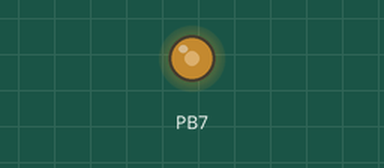
Recording of a program running on a simulated ATmega32U4, built with avr-gcc and emulated at 16 MHz. On the bench: output pins drawn as LEDs (lit = HIGH). At 0.0 s the program stops and its outputs stay as they are.

Above: at 0.1 s.
Timing chart, 0 to 1.5 s (numbered marks = the images above):
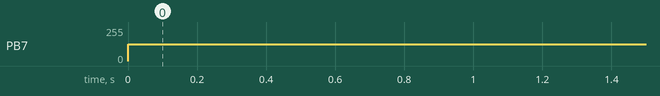

Measured:
- by itself, PB7: 0/255 → 125/255 at 0.00 s

The program:

Robo32U4.c
```c
/*
 * Robo32U4.c
 *
 * Created: 19/03/2013 21:50:43
 *  Author: oriol
 */


#define F_CPU 16000000
#include <avr/io.h>
#include <util/delay.h>

void InitPWM()
{
	TCCR0B = 1 << CS00; //Enable counter with no prescaling
	//Set 8-bit fast PWM mode
	TCCR0A|=(1<<WGM00)|(1<<WGM01)|(1<<CS00)|(1<<COM0A1);

	//Initialize port D as output
	DDRB|=(1 << PB7);
}

void SetPWMOutput(uint8_t duty)
{
	OCR0A=duty;
}


int main(void)
{
	uint8_t brightness=125;

	//Initialize PWM Channel 0
	InitPWM();

	while(1)
	{
		SetPWMOutput(brightness);


	}
}
```

pid.c
```c
/*This file has been prepared for Doxygen automatic documentation generation.*/
/*! \file *********************************************************************
 *
 * \brief General PID implementation for AVR.
 *
 * Discrete PID controller implementation. Set up by giving P/I/D terms
 * to Init_PID(), and uses a struct PID_DATA to store internal values.
 *
 * - File:               pid.c
 * - Compiler:           IAR EWAAVR 4.11A
 * - Supported devices:  All AVR devices can be used.
 * - AppNote:            AVR221 - Discrete PID controller
 *
 * \author               Atmel Corporation: http://www.atmel.com \n
 *                       Support email: avr@atmel.com
 *
 * $Name$
 * $Revision: 456 $
 * $RCSfile$
 * $Date: 2006-02-16 12:46:13 +0100 (to, 16 feb 2006) $
 *****************************************************************************/

#include "pid.h"
#include "stdint.h"

/*! \brief Initialisation of PID controller parameters.
 *
 *  Initialise the variables used by the PID algorithm.
 *
 *  \param p_factor  Proportional term.
 *  \param i_factor  Integral term.
 *  \param d_factor  Derivate term.
 *  \param pid  Struct with PID status.
 */
void pid_Init(int16_t p_factor, int16_t i_factor, int16_t d_factor, struct PID_DATA *pid)
// Set up PID controller parameters
{
  // Start values for PID controller
  pid->sumError = 0;
  pid->lastProcessValue = 0;
  // Tuning constants for PID loop
  pid->P_Factor = p_factor;
  pid->I_Factor = i_factor;
  pid->D_Factor = d_factor;
  // Limits to avoid overflow
  pid->maxError = MAX_INT / (pid->P_Factor + 1);
  pid->maxSumError = MAX_I_TERM / (pid->I_Factor + 1);
}


/*! \brief PID control algorithm.
 *
 *  Calculates output from setpoint, process value and PID status.
 *
 *  \param setPoint  Desired value.
 *  \param processValue  Measured value.
 *  \param pid_st  PID status struct.
 */
int16_t pid_Controller(int16_t setPoint, int16_t processValue, struct PID_DATA *pid_st)
{
  int16_t error, p_term, d_term;
  int32_t i_term, ret, temp;

  error = setPoint - processValue;

  // Calculate Pterm and limit error overflow
  if (error > pid_st->maxError){
    p_term = MAX_INT;
  }
  else if (error < -pid_st->maxError){
    p_term = -MAX_INT;
  }
  else{
    p_term = pid_st->P_Factor * error;
  }

  // Calculate Iterm and limit integral runaway
  temp = pid_st->sumError + error;
  if(temp > pid_st->maxSumError){
    i_term = MAX_I_TERM;
    pid_st->sumError = pid_st->maxSumError;
  }
  else if(temp < -pid_st->maxSumError){
    i_term = -MAX_I_TERM;
    pid_st->sumError = -pid_st->maxSumError;
  }
  else{
    pid_st->sumError = temp;
    i_term = pid_st->I_Factor * pid_st->sumError;
  }

  // Calculate Dterm
  d_term = pid_st->D_Factor * (pid_st->lastProcessValue - processValue);

  pid_st->lastProcessValue = processValue;

  ret = (p_term + i_term + d_term) / SCALING_FACTOR;
  if(ret > MAX_INT){
    ret = MAX_INT;
  }
  else if(ret < -MAX_INT){
    ret = -MAX_INT;
  }

  return((int16_t)ret);
}

/*! \brief Resets the integrator.
 *
 *  Calling this function will reset the integrator in the PID regulator.
 */
void pid_Reset_Integrator(pidData_t *pid_st)
{
  pid_st->sumError = 0;
}
```

pid.h
```c
/*This file has been prepared for Doxygen automatic documentation generation.*/
/*! \file *********************************************************************
 *
 * \brief Header file for pid.c.
 *
 * - File:               pid.h
 * - Compiler:           IAR EWAAVR 4.11A
 * - Supported devices:  All AVR devices can be used.
 * - AppNote:            AVR221 - Discrete PID controller
 *
 * \author               Atmel Corporation: http://www.atmel.com \n
 *                       Support email: avr@atmel.com
 *
 * $Name$
 * $Revision: 456 $
 * $RCSfile$
 * $Date: 2006-02-16 12:46:13 +0100 (to, 16 feb 2006) $
 *****************************************************************************/

#ifndef PID_H
#define PID_H

#include "stdint.h"

#define SCALING_FACTOR  128

/*! \brief PID Status
 *
 * Setpoints and data used by the PID control algorithm
 */
typedef struct PID_DATA{
  //! Last process value, used to find derivative of process value.
  int16_t lastProcessValue;
  //! Summation of errors, used for integrate calculations
  int32_t sumError;
  //! The Proportional tuning constant, multiplied with SCALING_FACTOR
  int16_t P_Factor;
  //! The Integral tuning constant, multiplied with SCALING_FACTOR
  int16_t I_Factor;
  //! The Derivative tuning constant, multiplied with SCALING_FACTOR
  int16_t D_Factor;
  //! Maximum allowed error, avoid overflow
  int16_t maxError;
  //! Maximum allowed sumerror, avoid overflow
  int32_t maxSumError;
} pidData_t;

/*! \brief Maximum values
 *
 * Needed to avoid sign/overflow problems
 */
// Maximum value of variables
#define MAX_INT         INT16_MAX
#define MAX_LONG        INT32_MAX
#define MAX_I_TERM      (MAX_LONG / 2)

// Boolean values
#define FALSE           0
#define TRUE            1

void pid_Init(int16_t p_factor, int16_t i_factor, int16_t d_factor, struct PID_DATA *pid);
int16_t pid_Controller(int16_t setPoint, int16_t processValue, struct PID_DATA *pid_st);
void pid_Reset_Integrator(pidData_t *pid_st);

#endif
```

stdint.h
```c
// (licence header left out)
#ifndef _STDINT_H
#define _STDINT_H
#include <stddef.h>

/* 7.18.1.1  Exact-width integer types */
typedef signed char        int8_t;
typedef unsigned char      uint8_t;
typedef signed short       int16_t;
typedef unsigned short     uint16_t;
typedef signed long        int32_t;
typedef unsigned long      uint32_t;
typedef signed long long   int64_t;
typedef unsigned long long uint64_t;

/* 7.18.1.2  Minimum-width integer types */
typedef signed char        int_least8_t;
typedef unsigned char      uint_least8_t;
typedef signed short       int_least16_t;
typedef unsigned short     uint_least16_t;
typedef signed long        int_least32_t;
typedef unsigned long      uint_least32_t;
typedef signed long long   int_least64_t;
typedef unsigned long long uint_least64_t;

/*  7.18.1.3  Fastest minimum-width integer types
 *  Not actually guaranteed to be fastest for all purposes
 *  Here we use the exact-width types for 8 and 16-bit ints.
 */
typedef signed char        int_fast8_t;
typedef unsigned char      uint_fast8_t;
typedef signed short       int_fast16_t;
typedef unsigned short     uint_fast16_t;
typedef signed long        int_fast32_t;
typedef unsigned long      uint_fast32_t;
typedef signed long long   int_fast64_t;
typedef unsigned long long uint_fast64_t;

/* 7.18.1.4  Integer types capable of holding object pointers */
// Already defined by IAR, and differs between specific devices.
//typedef signed int         intptr_t;
//typedef unsigned           uintptr_t;

/* 7.18.1.5  Greatest-width integer types */
typedef signed long long   intmax_t;
typedef unsigned long long uintmax_t;

/* 7.18.2  Limits of specified-width integer types */
#if !defined ( __cplusplus) || defined (__STDC_LIMIT_MACROS)

/* 7.18.2.1  Limits of exact-width integer types */
#define INT8_MIN (-128)
#define INT16_MIN (-32768)
#define INT32_MIN (-2147483647 - 1)
#define INT64_MIN  (-9223372036854775807LL - 1)

#define INT8_MAX 127
#define INT16_MAX 32767
#define INT32_MAX 2147483647
#define INT64_MAX 9223372036854775807LL

#define UINT8_MAX 0xff /* 255U */
#define UINT16_MAX 0xffff /* 65535U */
#define UINT32_MAX 0xffffffff  /* 4294967295U */
#define UINT64_MAX 0xffffffffffffffffULL /* 18446744073709551615ULL */

/* 7.18.2.2  Limits of minimum-width integer types */
#define INT_LEAST8_MIN INT8_MIN
#define INT_LEAST16_MIN INT16_MIN
#define INT_LEAST32_MIN INT32_MIN
#define INT_LEAST64_MIN INT64_MIN

#define INT_LEAST8_MAX INT8_MAX
#define INT_LEAST16_MAX INT16_MAX
#define INT_LEAST32_MAX INT32_MAX
#define INT_LEAST64_MAX INT64_MAX

#define UINT_LEAST8_MAX UINT8_MAX
#define UINT_LEAST16_MAX UINT16_MAX
#define UINT_LEAST32_MAX UINT32_MAX
#define UINT_LEAST64_MAX UINT64_MAX

/* 7.18.2.3  Limits of fastest minimum-width integer types */
#define INT_FAST8_MIN INT8_MIN
#define INT_FAST16_MIN INT16_MIN
#define INT_FAST32_MIN INT32_MIN
#define INT_FAST64_MIN INT64_MIN

#define INT_FAST8_MAX INT8_MAX
#define INT_FAST16_MAX INT16_MAX
#define INT_FAST32_MAX INT32_MAX
#define INT_FAST64_MAX INT64_MAX

#define UINT_FAST8_MAX UINT8_MAX
#define UINT_FAST16_MAX UINT16_MAX
#define UINT_FAST32_MAX UINT32_MAX
#define UINT_FAST64_MAX UINT64_MAX

/* 7.18.2.4  Limits of integer types capable of holding
    object pointers */
#define INTPTR_MIN INT32_MIN
#define INTPTR_MAX INT32_MAX
#define UINTPTR_MAX UINT32_MAX

/* 7.18.2.5  Limits of greatest-width integer types */
#define INTMAX_MIN INT64_MIN
#define INTMAX_MAX INT64_MAX
#define UINTMAX_MAX UINT64_MAX

/* 7.18.3  Limits of other integer types */
#define PTRDIFF_MAX ((ptrdiff_t)-1)
#define PTRDIFF_MIN (-PTRDIFF_MAX)

#define SIZE_MAX ((size_t)-1)

/* --- The following are also defined in IAR's wchar.h file ---
#ifndef WCHAR_MIN
#define WCHAR_MIN 0
#define WCHAR_MAX ((wchar_t)-1)
#endif
*/

#endif /* !defined ( __cplusplus) || defined __STDC_LIMIT_MACROS */


/* 7.18.4  Macros for integer constants */
#if !defined ( __cplusplus) || defined (__STDC_CONSTANT_MACROS)

/* 7.18.4.1  Macros for minimum-width integer constants */
#define INT8_C(val) ((int8_t) + (val))
#define UINT8_C(val) ((uint8_t) + (val##U))
#define INT16_C(val) ((int16_t) + (val))
#define UINT16_C(val) ((uint16_t) + (val##U))

#define INT32_C(val) (val##L)
#define UINT32_C(val) (val##UL)
#define INT64_C(val) (val##LL)
#define UINT64_C(val) (val##ULL)

/* 7.18.4.2  Macros for greatest-width integer constants */
#define INTMAX_C(val)  INT64_C(val)
#define UINTMAX_C(val) UINT64_C(val)

#endif  /* !defined ( __cplusplus) || defined __STDC_CONSTANT_MACROS */

#endif
```
